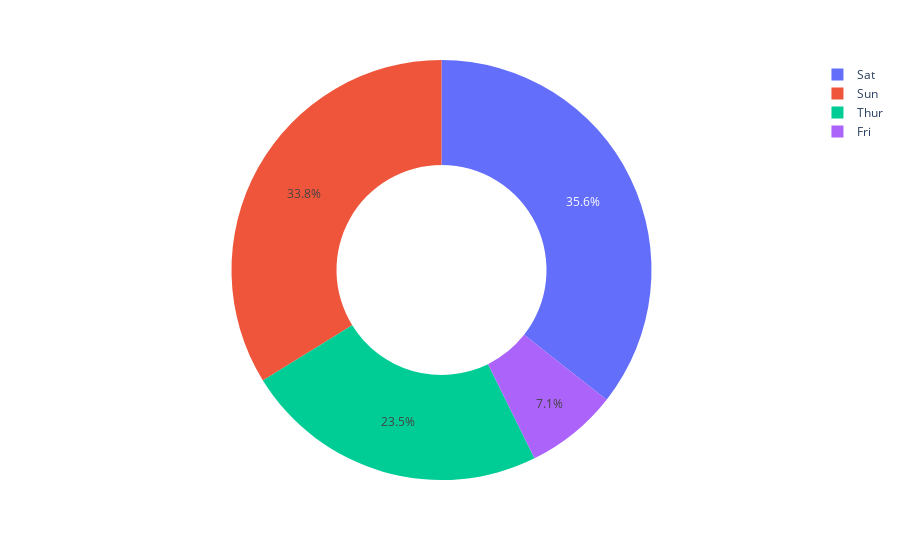

The notebook cell this image was saved under:
### Code cell
figure = px.pie(data, values='tip', names='day',hole = 0.5)
figure.show()

### Figure 1 — Plotly figure (JSON) as saved in the notebook; plotly's stock layout.template omitted (floating-point values rounded to 4 significant figures; data arrays with more than 128 entries replaced by an {"elided": "..."} marker saying what was removed)
{"data": [{"domain": {"x": [0, 1], "y": [0, 1]}, "hole": 0.5, "hovertemplate": "day=%{label}<br>tip=%{value}<extra></extra>", "labels": {"elided": "244 str values"}, "legendgroup": "", "name": "", "showlegend": true, "type": "pie", "values": {"elided": "244 float values"}}], "layout": {"legend": {"tracegroupgap": 0}, "margin": {"t": 60}}}
